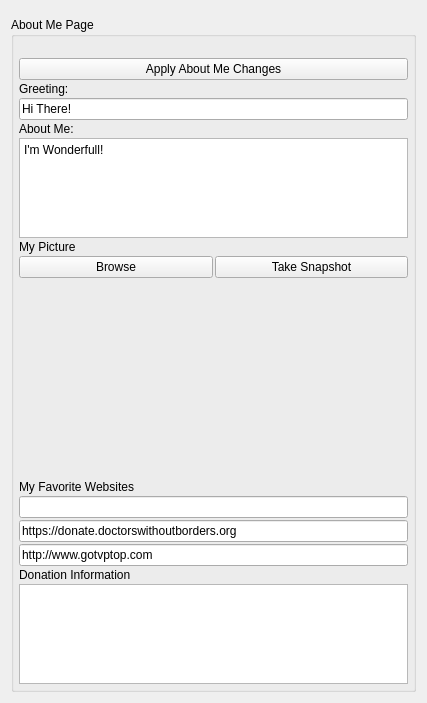
<?xml version="1.0" encoding="UTF-8"?>
<ui version="4.0">
 <class>AppletEditAboutMeUi</class>
 <widget class="QWidget" name="AppletEditAboutMeUi">
  <property name="geometry">
   <rect>
    <x>0</x>
    <y>0</y>
    <width>427</width>
    <height>703</height>
   </rect>
  </property>
  <property name="sizePolicy">
   <sizepolicy hsizetype="Expanding" vsizetype="Expanding">
    <horstretch>0</horstretch>
    <verstretch>0</verstretch>
   </sizepolicy>
  </property>
  <property name="windowTitle">
   <string>Network Settings</string>
  </property>
  <layout class="QVBoxLayout" name="verticalLayout">
   <item>
    <widget class="ServiceSettingsWidget" name="m_ServiceSettingsWidget" native="true">
     <property name="sizePolicy">
      <sizepolicy hsizetype="Expanding" vsizetype="Preferred">
       <horstretch>0</horstretch>
       <verstretch>0</verstretch>
      </sizepolicy>
     </property>
    </widget>
   </item>
   <item>
    <widget class="QGroupBox" name="m_AboutMeGroupBox">
     <property name="title">
      <string>About Me Page</string>
     </property>
     <layout class="QVBoxLayout" name="DialogItemsGroupBox_3">
      <property name="spacing">
       <number>2</number>
      </property>
      <property name="leftMargin">
       <number>5</number>
      </property>
      <property name="topMargin">
       <number>5</number>
      </property>
      <property name="rightMargin">
       <number>5</number>
      </property>
      <property name="bottomMargin">
       <number>5</number>
      </property>
      <item>
       <widget class="QLabel" name="m_StatusLabel">
        <property name="enabled">
         <bool>true</bool>
        </property>
        <property name="text">
         <string notr="true"/>
        </property>
       </widget>
      </item>
      <item>
       <widget class="QPushButton" name="m_ApplyAboutMeButton">
        <property name="text">
         <string>Apply About Me Changes</string>
        </property>
       </widget>
      </item>
      <item>
       <widget class="QLabel" name="m_GreetingLabel">
        <property name="text">
         <string>Greeting:</string>
        </property>
       </widget>
      </item>
      <item>
       <widget class="QLineEdit" name="m_GreetingEdit">
        <property name="text">
         <string>Hi There!</string>
        </property>
       </widget>
      </item>
      <item>
       <widget class="QLabel" name="aboutMeLabel">
        <property name="text">
         <string>About Me:</string>
        </property>
       </widget>
      </item>
      <item>
       <widget class="QPlainTextEdit" name="m_AboutMeEdit">
        <property name="sizePolicy">
         <sizepolicy hsizetype="Expanding" vsizetype="Expanding">
          <horstretch>0</horstretch>
          <verstretch>0</verstretch>
         </sizepolicy>
        </property>
        <property name="maximumSize">
         <size>
          <width>16777215</width>
          <height>100</height>
         </size>
        </property>
        <property name="plainText">
         <string>I'm Wonderfull!</string>
        </property>
       </widget>
      </item>
      <item>
       <widget class="QLabel" name="m_PictureOfMeLabel">
        <property name="text">
         <string>My Picture</string>
        </property>
       </widget>
      </item>
      <item>
       <layout class="QHBoxLayout" name="horizontalLayout_3">
        <item>
         <widget class="QPushButton" name="m_BrowsePictureButton">
          <property name="text">
           <string>Browse</string>
          </property>
         </widget>
        </item>
        <item>
         <widget class="QPushButton" name="m_TakeSnapshotButton">
          <property name="text">
           <string>Take Snapshot</string>
          </property>
         </widget>
        </item>
       </layout>
      </item>
      <item>
       <widget class="QLabel" name="m_PictureOfMeFrame">
        <property name="sizePolicy">
         <sizepolicy hsizetype="Expanding" vsizetype="Expanding">
          <horstretch>0</horstretch>
          <verstretch>0</verstretch>
         </sizepolicy>
        </property>
       </widget>
      </item>
      <item>
       <widget class="QLabel" name="favoriteWebsitesLabel">
        <property name="text">
         <string>My Favorite Websites</string>
        </property>
       </widget>
      </item>
      <item>
       <widget class="QLineEdit" name="m_FavoriteWebsite1Edit"/>
      </item>
      <item>
       <widget class="QLineEdit" name="m_FavoriteWebsite2Edit">
        <property name="text">
         <string>https://donate.doctorswithoutborders.org</string>
        </property>
       </widget>
      </item>
      <item>
       <widget class="QLineEdit" name="m_FavoriteWebsite3Edit">
        <property name="text">
         <string>http://www.gotvptop.com</string>
        </property>
       </widget>
      </item>
      <item>
       <widget class="QLabel" name="label_2">
        <property name="text">
         <string>Donation Information</string>
        </property>
       </widget>
      </item>
      <item>
       <widget class="QPlainTextEdit" name="m_DonationEdit">
        <property name="sizePolicy">
         <sizepolicy hsizetype="Expanding" vsizetype="Expanding">
          <horstretch>0</horstretch>
          <verstretch>0</verstretch>
         </sizepolicy>
        </property>
        <property name="maximumSize">
         <size>
          <width>16777215</width>
          <height>100</height>
         </size>
        </property>
        <property name="plainText">
         <string/>
        </property>
       </widget>
      </item>
     </layout>
    </widget>
   </item>
  </layout>
 </widget>
 <customwidgets>
  <customwidget>
   <class>ServiceSettingsWidget</class>
   <extends>QWidget</extends>
   <header>ServiceSettingsWidget.h</header>
   <container>1</container>
  </customwidget>
 </customwidgets>
 <resources/>
 <connections/>
</ui>
